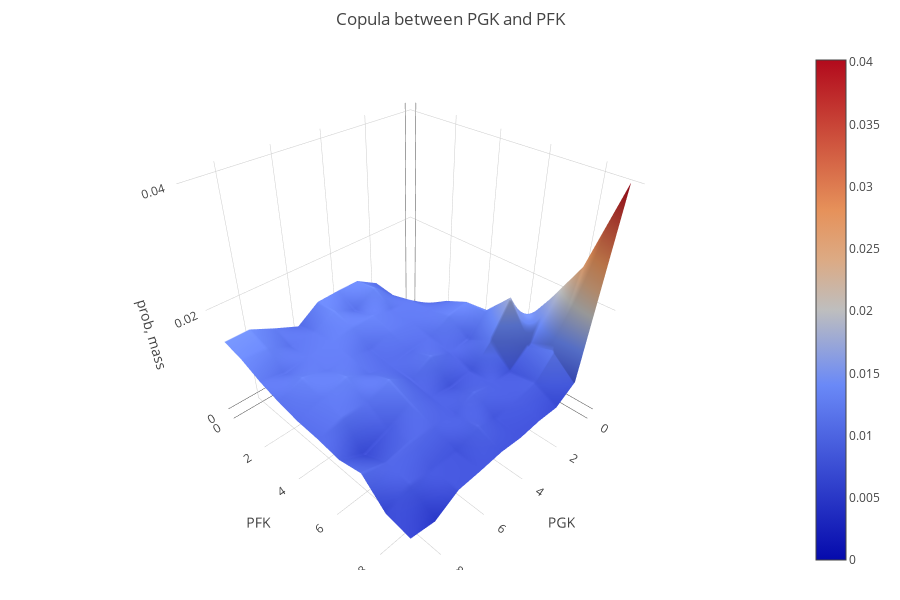

Notebook code cell kept with this figure:
### Markdown cell above
### Below a test function is presented that shows how the corresponding "copula_tail_dependence" works in correlations_utils.py. We can see which are the cells (positions) that are selected in each edge of the copula

### Code cell
def copula_tail_dependence_test(copula, cop_coeff_1, cop_coeff_2, cop_coeff_3):

    rows, cols = copula.shape
    
    red_mass = 0
    blue_mass = 0
        
    top_left_count = 0
    bottom_right_count = 0
    top_right_count = 0
    bottom_left_count = 0
    
    top_left = []
    bottom_right = []
    top_right = []
    bottom_left = []
    
                    
    for row in range(rows):
        for col in range(cols):
            # values in the diagonal
            if ((row-col >= -cop_coeff_1*rows) & (row-col <= cop_coeff_1*rows)): 
                # values near the top left
                if (row+col < cop_coeff_2*rows -1):
                    red_mass = red_mass + copula[row][col]       
                    top_left_count = top_left_count + 1
                    top_left.append((row, col))
                    
                # values near the bottom right
                elif (row+col > cop_coeff_3*rows -1):
                    red_mass = red_mass + copula[row][col]       
                    bottom_right_count = bottom_right_count + 1
                    bottom_right.append((row, col))
            
            # values in the other diagonal
            else:
                # values near the top right and bottom left corner
                if (row+col >= cop_coeff_2*rows -1) & (row+col <= cop_coeff_3*rows -1):                    
                    # values near the top right
                    if row < rows / 2:
                        blue_mass = blue_mass + copula[row][col]       
                        top_right_count = top_right_count + 1
                        top_right.append((row, col))
                    
                    # values near the bottom left
                    elif row >= rows / 2:
                        blue_mass = blue_mass + copula[row][col]       
                        bottom_left_count = bottom_left_count + 1
                        bottom_left.append((row, col))
                                                

    print(top_left, "\n", bottom_right, "\n", top_right, "\n" , bottom_left)
    print(top_left_count, bottom_right_count, top_right_count, bottom_left_count)
    print(red_mass, blue_mass, red_mass/blue_mass)

    

# parameters for the width of the copula's diagonal
cop_coeff = 0.2
cop_coeff_1 = cop_coeff
cop_coeff_2 = 1 - cop_coeff
cop_coeff_3 = 1 + cop_coeff

n1 = ec_dingo_reactions.index("PGK")
n2 = ec_dingo_reactions.index("PFK")

flux1 = np.absolute(samples_dingo_condition_2[n1])
flux2 = np.absolute(samples_dingo_condition_2[n2])
flux1 = samples_dingo_condition_2[n1]
flux2 = samples_dingo_condition_2[n2]

data_flux1=[flux1,ec_dingo_reactions[n1]]
data_flux2=[flux2,ec_dingo_reactions[n2]]


n = 10
plot_copula(data_flux1, data_flux2, n = n)

copula = compute_copula(flux1, flux2, n = n)
copula_tail_dependence_test(copula, cop_coeff_1, cop_coeff_2, cop_coeff_3)

### Figure 1 — Plotly figure (JSON) as saved in the notebook; plotly's stock layout.template omitted (floating-point values rounded to 4 significant figures)
{"data": [{"type": "surface", "z": [[0, 0.0003571, 0.01054, 0.01304, 0.01304, 0.01286, 0.01, 0.01196, 0.01411, 0.01411], [0, 0.004107, 0.01, 0.01375, 0.01089, 0.01321, 0.01125, 0.01071, 0.01286, 0.01321], [0, 0.008214, 0.01107, 0.01125, 0.01232, 0.01214, 0.01161, 0.01125, 0.01054, 0.01161], [0.0001786, 0.01089, 0.01125, 0.01089, 0.01125, 0.01, 0.01125, 0.01125, 0.0125, 0.01054], [0.00125, 0.01286, 0.01232, 0.01018, 0.009821, 0.009464, 0.01054, 0.01268, 0.01107, 0.009821], [0.003929, 0.01339, 0.009643, 0.009464, 0.01143, 0.009286, 0.01214, 0.01036, 0.01071, 0.009643], [0.01107, 0.01804, 0.01214, 0.008214, 0.007679, 0.008571, 0.01036, 0.008214, 0.006607, 0.009107], [0.01786, 0.01089, 0.007857, 0.008393, 0.009643, 0.008214, 0.008929, 0.009286, 0.00875, 0.01018], [0.02554, 0.0125, 0.00875, 0.008036, 0.007321, 0.009107, 0.006964, 0.007321, 0.008214, 0.00625], [0.04018, 0.00875, 0.006429, 0.006786, 0.006607, 0.007143, 0.006964, 0.006964, 0.004643, 0.005536]]}], "layout": {"height": 600, "margin": {"b": 30, "l": 30, "r": 30, "t": 50}, "scene": {"xaxis": {"title": {"text": "PGK"}}, "yaxis": {"title": {"text": "PFK"}}, "zaxis": {"title": {"text": "prob, mass"}}}, "title": {"text": "Copula between PGK and PFK"}, "width": 900}}
